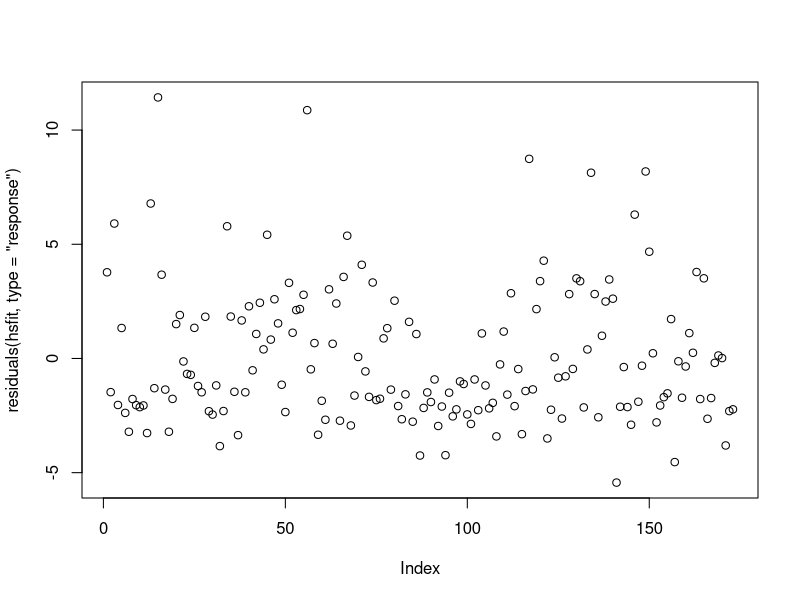
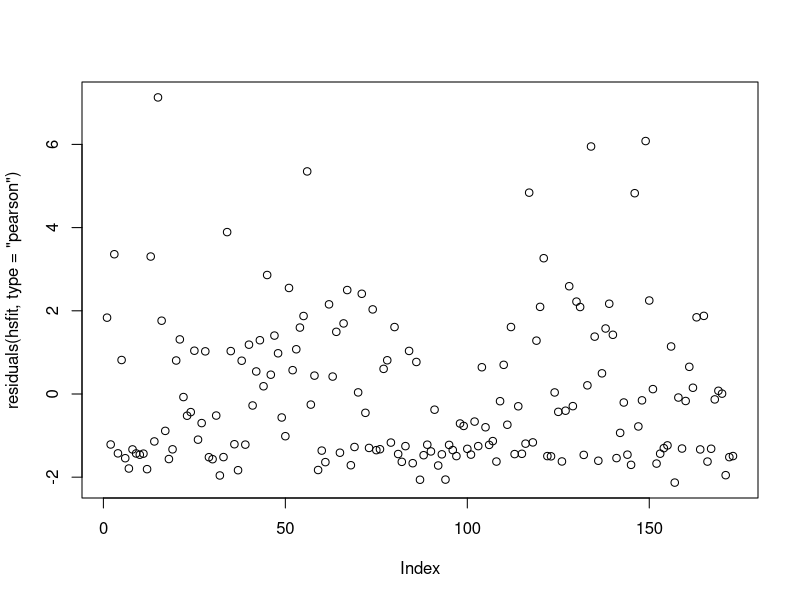
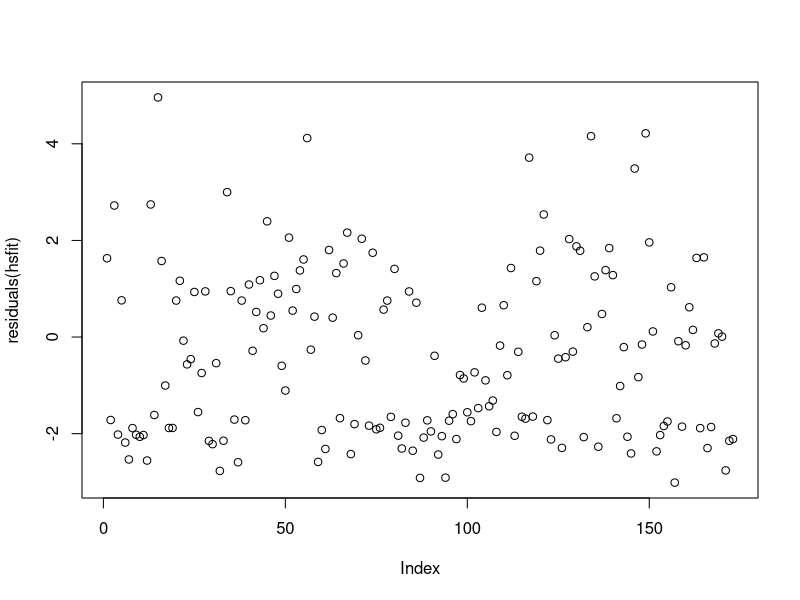
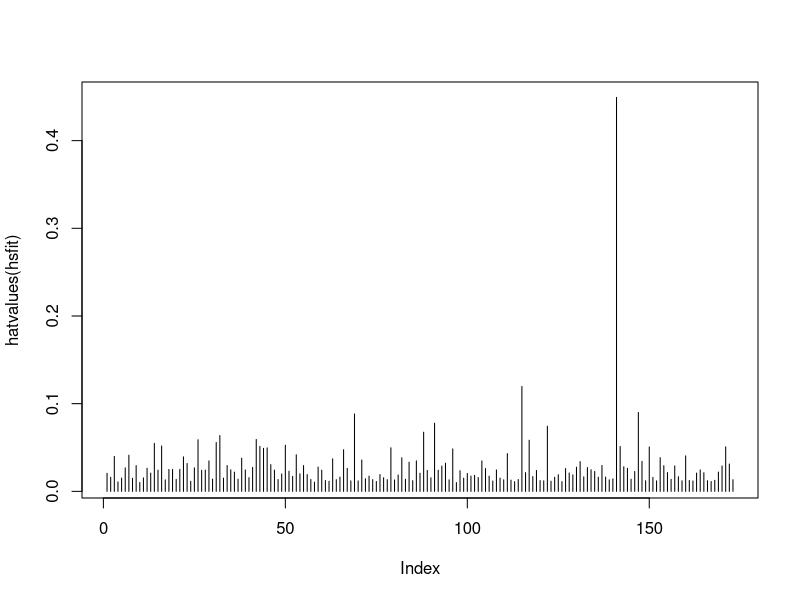
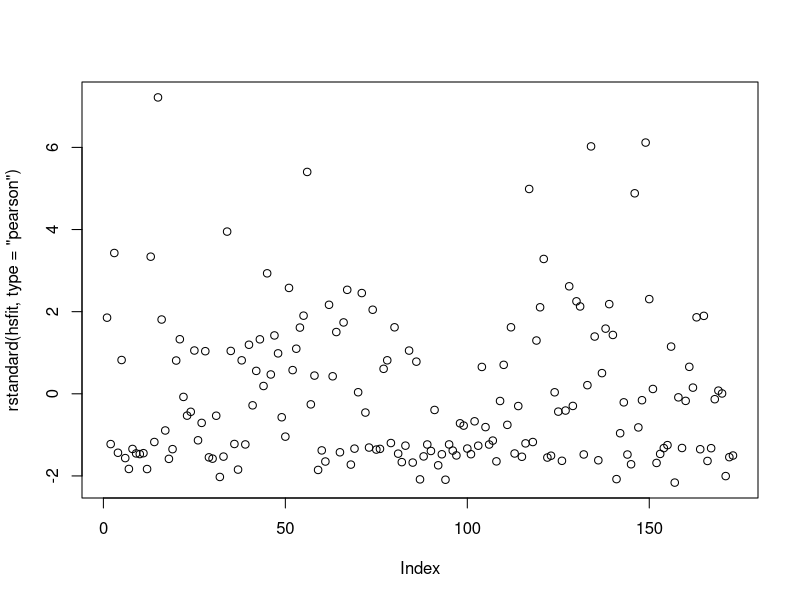

Write R code to recreate these figures, in order.
### Example 4.7:  Horseshoe Crab Data (Residuals)

horseshoe <- read.table("horseshoe.txt", header=TRUE)

hsfit <- glm(satell ~ color + spine + width + weight, family=poisson,
             data=horseshoe)

### Raw Residuals

plot(residuals(hsfit, type="response"))


### Pearson Residuals

plot(residuals(hsfit, type="pearson"))

X.2 <- sum(residuals(hsfit, type="pearson")^2)

X.2  # generalized Pearson chi-squared statistic

deviance(hsfit)  # for comparison


### Deviance Residuals

plot(residuals(hsfit))

sum(residuals(hsfit)^2)  # equals deviance


### Standardized Residuals

plot(hatvalues(hsfit), type="h")  # leverages

plot(rstandard(hsfit, type="pearson"))  # standardized residuals
